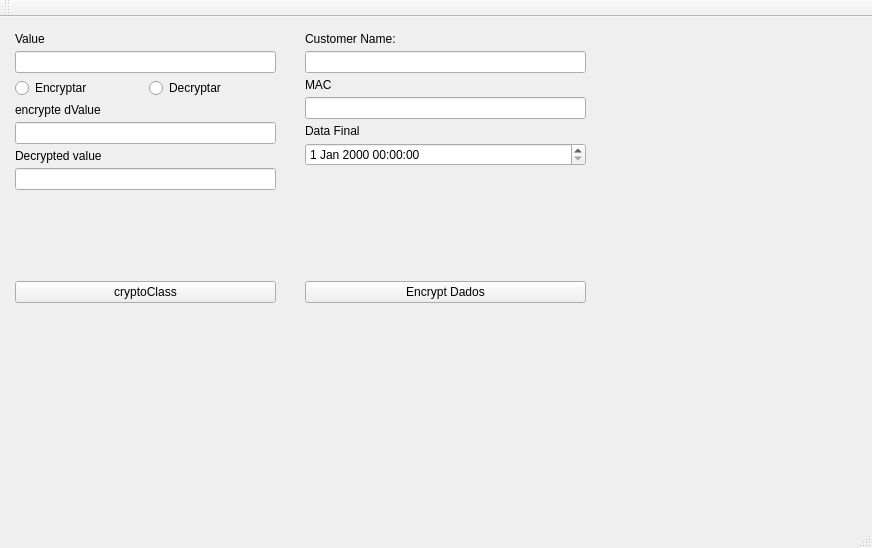
<?xml version="1.0" encoding="UTF-8"?>
<ui version="4.0">
 <class>QCrypto</class>
 <widget class="QMainWindow" name="QCrypto">
  <property name="geometry">
   <rect>
    <x>0</x>
    <y>0</y>
    <width>872</width>
    <height>548</height>
   </rect>
  </property>
  <property name="windowTitle">
   <string>QCrypto</string>
  </property>
  <widget class="QWidget" name="centralWidget">
   <widget class="QWidget" name="verticalLayoutWidget">
    <property name="geometry">
     <rect>
      <x>10</x>
      <y>10</y>
      <width>271</width>
      <height>281</height>
     </rect>
    </property>
    <layout class="QVBoxLayout" name="verticalLayout">
     <property name="spacing">
      <number>5</number>
     </property>
     <property name="leftMargin">
      <number>5</number>
     </property>
     <property name="topMargin">
      <number>5</number>
     </property>
     <property name="rightMargin">
      <number>5</number>
     </property>
     <property name="bottomMargin">
      <number>5</number>
     </property>
     <item>
      <widget class="QLabel" name="label">
       <property name="text">
        <string>Value</string>
       </property>
      </widget>
     </item>
     <item>
      <widget class="QLineEdit" name="lineToCrypt"/>
     </item>
     <item>
      <layout class="QHBoxLayout" name="horizontalLayout">
       <item>
        <widget class="QRadioButton" name="rbEnc">
         <property name="maximumSize">
          <size>
           <width>150</width>
           <height>16777215</height>
          </size>
         </property>
         <property name="text">
          <string>Encryptar</string>
         </property>
        </widget>
       </item>
       <item>
        <widget class="QRadioButton" name="rbDec">
         <property name="maximumSize">
          <size>
           <width>150</width>
           <height>16777215</height>
          </size>
         </property>
         <property name="text">
          <string>Decryptar</string>
         </property>
        </widget>
       </item>
      </layout>
     </item>
     <item>
      <widget class="QLabel" name="label_2">
       <property name="text">
        <string>encrypte dValue</string>
       </property>
      </widget>
     </item>
     <item>
      <widget class="QLineEdit" name="lineEncrypted"/>
     </item>
     <item>
      <widget class="QLabel" name="label_3">
       <property name="text">
        <string>Decrypted value</string>
       </property>
      </widget>
     </item>
     <item>
      <widget class="QLineEdit" name="lineDecrypted"/>
     </item>
     <item>
      <spacer name="verticalSpacer">
       <property name="orientation">
        <enum>Qt::Vertical</enum>
       </property>
       <property name="sizeHint" stdset="0">
        <size>
         <width>20</width>
         <height>40</height>
        </size>
       </property>
      </spacer>
     </item>
     <item>
      <widget class="QPushButton" name="haveFun">
       <property name="text">
        <string>cryptoClass</string>
       </property>
      </widget>
     </item>
    </layout>
   </widget>
   <widget class="QWidget" name="verticalLayoutWidget_2">
    <property name="geometry">
     <rect>
      <x>300</x>
      <y>10</y>
      <width>291</width>
      <height>281</height>
     </rect>
    </property>
    <layout class="QVBoxLayout" name="verticalLayout_2">
     <property name="spacing">
      <number>5</number>
     </property>
     <property name="leftMargin">
      <number>5</number>
     </property>
     <property name="topMargin">
      <number>5</number>
     </property>
     <property name="rightMargin">
      <number>5</number>
     </property>
     <property name="bottomMargin">
      <number>5</number>
     </property>
     <item>
      <widget class="QLabel" name="label_4">
       <property name="text">
        <string>Customer Name:</string>
       </property>
      </widget>
     </item>
     <item>
      <widget class="QLineEdit" name="editCustomer"/>
     </item>
     <item>
      <widget class="QLabel" name="label_5">
       <property name="text">
        <string>MAC</string>
       </property>
      </widget>
     </item>
     <item>
      <widget class="QLineEdit" name="editMacID"/>
     </item>
     <item>
      <widget class="QLabel" name="label_6">
       <property name="text">
        <string>Data Final</string>
       </property>
      </widget>
     </item>
     <item>
      <widget class="QDateTimeEdit" name="editDateTime"/>
     </item>
     <item>
      <spacer name="verticalSpacer_2">
       <property name="orientation">
        <enum>Qt::Vertical</enum>
       </property>
       <property name="sizeHint" stdset="0">
        <size>
         <width>20</width>
         <height>40</height>
        </size>
       </property>
      </spacer>
     </item>
     <item>
      <widget class="QPushButton" name="encryptConfig">
       <property name="text">
        <string>Encrypt Dados</string>
       </property>
      </widget>
     </item>
    </layout>
   </widget>
  </widget>
  <widget class="QMenuBar" name="menuBar">
   <property name="geometry">
    <rect>
     <x>0</x>
     <y>0</y>
     <width>872</width>
     <height>21</height>
    </rect>
   </property>
  </widget>
  <widget class="QToolBar" name="mainToolBar">
   <attribute name="toolBarArea">
    <enum>TopToolBarArea</enum>
   </attribute>
   <attribute name="toolBarBreak">
    <bool>false</bool>
   </attribute>
  </widget>
  <widget class="QStatusBar" name="statusBar"/>
 </widget>
 <layoutdefault spacing="6" margin="11"/>
 <resources/>
 <connections/>
</ui>
